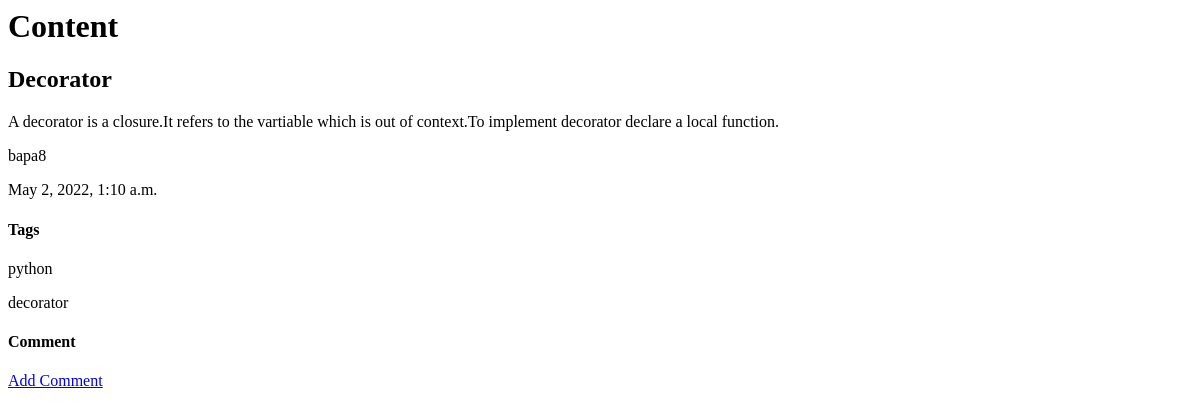
The app's page /post/post_details/2, older data.
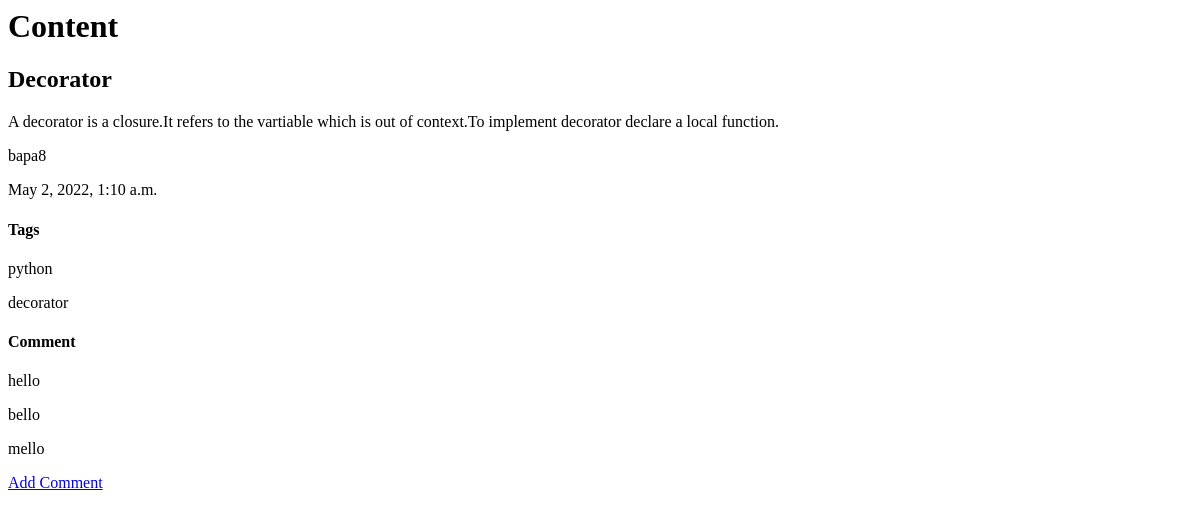
The same page, newer data.
### Post/models.py (models this page shows, shortened)
class Content(models.Model):
    topic=models.CharField(max_length=100)
    content=models.TextField(max_length=200,blank=True)
    createdon=models.DateTimeField(auto_now_add=True,blank=True)
    author=models.ForeignKey(User,on_delete=models.CASCADE)
    tag_name=models.ManyToManyField(Tag)

class Tag(models.Model):
    tag_name=models.CharField(max_length=100)

class Comment(models.Model):
    comment=models.CharField(max_length=100,blank=True)
    content=models.ForeignKey(Content,on_delete=models.CASCADE,related_name='comments')

### Post/views.py (the view)
# urls.py: path('post_details/<int:id>',views.content_details,name="postdetails"),
def content_details(request,id):
    content=Content.objects.get(pk=id)
    tags=content.tag_name.all()
    comments=Comment.objects.filter(content=content)
    return render(request,"Post/content_details.html",{'content':content,'tags':tags,'comments':comments})

### templates/Post/content_details.html
<html>
<h1>Content</h1>
<h2>{{content.topic}}</h2>
<p>{{content.content}}</p>
<p>{{content.author.username}}</p>
<p>{{content.createdon}}</p>
<div>
    <h4>Tags</h4>
    {% for t in tags %}
       <p>{{t.tag_name}}</p>
    {% endfor %}
</div>
<div>
    <h4>Comment</h4>
    {% for c in comments %}
       <p>{{c.comment}}</p>
    {% endfor %}
</div>
<div>
    <a href={{content.id}}/addcomment>Add Comment</a>
</div>
</html>

Row changes from the older to the newer data that the page shows:
added Comment: comment "hello"
added Comment: comment "bello"
added Comment: comment "mello"
